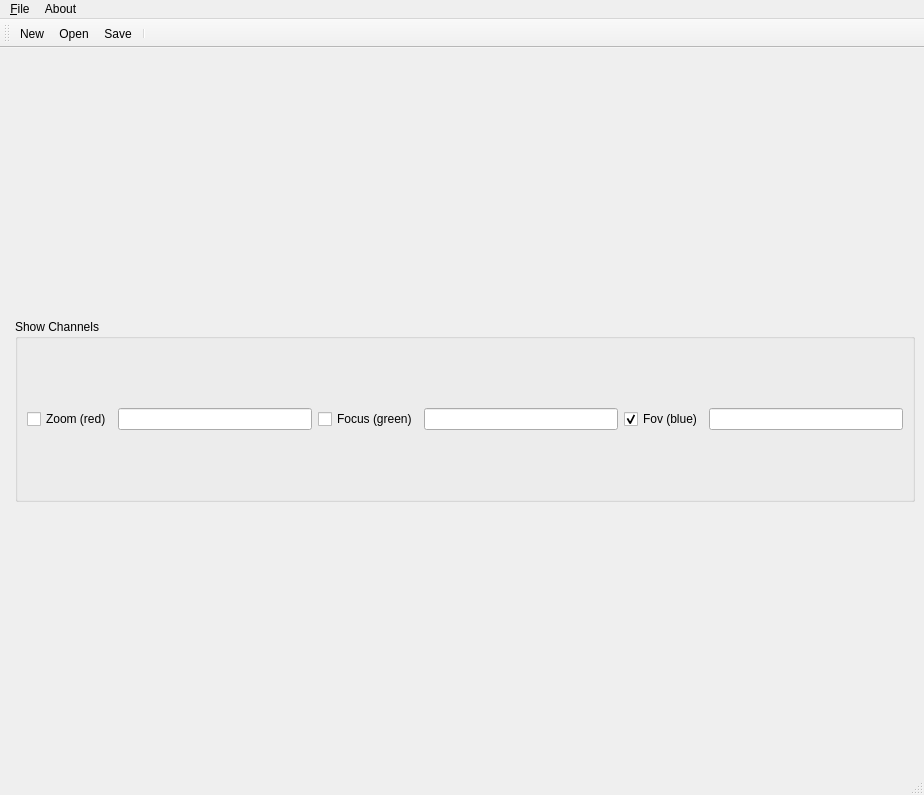
<?xml version="1.0" encoding="UTF-8"?>
<ui version="4.0">
 <class>MainWindow</class>
 <widget class="QMainWindow" name="MainWindow">
  <property name="geometry">
   <rect>
    <x>0</x>
    <y>0</y>
    <width>924</width>
    <height>795</height>
   </rect>
  </property>
  <property name="windowTitle">
   <string>NCam Lens </string>
  </property>
  <property name="documentMode">
   <bool>false</bool>
  </property>
  <property name="dockNestingEnabled">
   <bool>true</bool>
  </property>
  <property name="dockOptions">
   <set>QMainWindow::AllowNestedDocks|QMainWindow::AllowTabbedDocks|QMainWindow::AnimatedDocks</set>
  </property>
  <widget class="QWidget" name="centralwidget">
   <layout class="QHBoxLayout" name="horizontalLayout_2">
    <item>
     <widget class="NCamWidget" name="ncamWidget" native="true"/>
    </item>
    <item>
     <layout class="QVBoxLayout" name="verticalLayout">
      <item>
       <widget class="LensWidget" name="lensWidget" native="true">
        <property name="minimumSize">
         <size>
          <width>512</width>
          <height>256</height>
         </size>
        </property>
       </widget>
      </item>
      <item>
       <widget class="QGroupBox" name="groupBox">
        <property name="title">
         <string>Show Channels</string>
        </property>
        <layout class="QHBoxLayout" name="horizontalLayout">
         <item>
          <widget class="QCheckBox" name="zoomCheckBox">
           <property name="text">
            <string>Zoom (red)</string>
           </property>
          </widget>
         </item>
         <item>
          <widget class="QLineEdit" name="zoomLineEdit">
           <property name="readOnly">
            <bool>true</bool>
           </property>
          </widget>
         </item>
         <item>
          <widget class="QCheckBox" name="focusCheckBox">
           <property name="text">
            <string>Focus (green)</string>
           </property>
          </widget>
         </item>
         <item>
          <widget class="QLineEdit" name="focusLineEdit">
           <property name="readOnly">
            <bool>true</bool>
           </property>
          </widget>
         </item>
         <item>
          <widget class="QCheckBox" name="fovCheckBox">
           <property name="text">
            <string>Fov (blue)</string>
           </property>
           <property name="checked">
            <bool>true</bool>
           </property>
          </widget>
         </item>
         <item>
          <widget class="QLineEdit" name="fovLineEdit">
           <property name="readOnly">
            <bool>true</bool>
           </property>
          </widget>
         </item>
        </layout>
       </widget>
      </item>
      <item>
       <widget class="LensImageWidget" name="lensImage" native="true">
        <property name="minimumSize">
         <size>
          <width>512</width>
          <height>256</height>
         </size>
        </property>
       </widget>
      </item>
     </layout>
    </item>
   </layout>
  </widget>
  <widget class="QMenuBar" name="menubar">
   <property name="geometry">
    <rect>
     <x>0</x>
     <y>0</y>
     <width>924</width>
     <height>21</height>
    </rect>
   </property>
   <widget class="QMenu" name="menuFile">
    <property name="title">
     <string>&amp;File</string>
    </property>
    <addaction name="actionNew"/>
    <addaction name="actionOpen"/>
    <addaction name="separator"/>
    <addaction name="actionSave"/>
    <addaction name="actionSaveAs"/>
    <addaction name="separator"/>
    <addaction name="actionExit"/>
   </widget>
   <widget class="QMenu" name="menuAbout">
    <property name="title">
     <string>About</string>
    </property>
    <addaction name="actionAbout"/>
   </widget>
   <addaction name="menuFile"/>
   <addaction name="menuAbout"/>
  </widget>
  <widget class="QStatusBar" name="statusbar"/>
  <widget class="QToolBar" name="toolBar">
   <property name="sizePolicy">
    <sizepolicy hsizetype="Preferred" vsizetype="Preferred">
     <horstretch>0</horstretch>
     <verstretch>0</verstretch>
    </sizepolicy>
   </property>
   <property name="windowTitle">
    <string>toolBar</string>
   </property>
   <attribute name="toolBarArea">
    <enum>TopToolBarArea</enum>
   </attribute>
   <attribute name="toolBarBreak">
    <bool>false</bool>
   </attribute>
   <addaction name="actionNew"/>
   <addaction name="actionOpen"/>
   <addaction name="actionSave"/>
   <addaction name="separator"/>
  </widget>
  <action name="actionNew">
   <property name="text">
    <string>&amp;New</string>
   </property>
   <property name="shortcut">
    <string>Ctrl+N</string>
   </property>
  </action>
  <action name="actionOpen">
   <property name="text">
    <string>Open</string>
   </property>
   <property name="shortcut">
    <string>Ctrl+O</string>
   </property>
  </action>
  <action name="actionSave">
   <property name="text">
    <string>Save</string>
   </property>
   <property name="shortcut">
    <string>Ctrl+S</string>
   </property>
  </action>
  <action name="actionSaveAs">
   <property name="text">
    <string>Save As</string>
   </property>
   <property name="shortcut">
    <string>Ctrl+Shift+S</string>
   </property>
  </action>
  <action name="actionExit">
   <property name="text">
    <string>Exit</string>
   </property>
   <property name="shortcut">
    <string>Q</string>
   </property>
  </action>
  <action name="actionAbout">
   <property name="text">
    <string>About</string>
   </property>
   <property name="shortcut">
    <string>F1</string>
   </property>
  </action>
 </widget>
 <customwidgets>
  <customwidget>
   <class>NCamWidget</class>
   <extends>QWidget</extends>
   <header>NCamWidget.h</header>
   <container>1</container>
  </customwidget>
  <customwidget>
   <class>LensWidget</class>
   <extends>QWidget</extends>
   <header>LensWidget.h</header>
   <container>1</container>
   <slots>
    <signal>tableUpdated()</signal>
   </slots>
  </customwidget>
  <customwidget>
   <class>LensImageWidget</class>
   <extends>QWidget</extends>
   <header>LensImageWidget.h</header>
   <container>1</container>
   <slots>
    <slot>zoomChannel(int)</slot>
    <slot>focusChannel(int)</slot>
    <slot>fovChannel(int)</slot>
   </slots>
  </customwidget>
 </customwidgets>
 <resources/>
 <connections>
  <connection>
   <sender>actionNew</sender>
   <signal>triggered()</signal>
   <receiver>MainWindow</receiver>
   <slot>fileNew()</slot>
   <hints>
    <hint type="sourcelabel">
     <x>-1</x>
     <y>-1</y>
    </hint>
    <hint type="destinationlabel">
     <x>464</x>
     <y>299</y>
    </hint>
   </hints>
  </connection>
  <connection>
   <sender>actionOpen</sender>
   <signal>triggered()</signal>
   <receiver>MainWindow</receiver>
   <slot>fileOpen()</slot>
   <hints>
    <hint type="sourcelabel">
     <x>-1</x>
     <y>-1</y>
    </hint>
    <hint type="destinationlabel">
     <x>464</x>
     <y>299</y>
    </hint>
   </hints>
  </connection>
  <connection>
   <sender>actionSave</sender>
   <signal>triggered()</signal>
   <receiver>MainWindow</receiver>
   <slot>fileSave()</slot>
   <hints>
    <hint type="sourcelabel">
     <x>-1</x>
     <y>-1</y>
    </hint>
    <hint type="destinationlabel">
     <x>464</x>
     <y>299</y>
    </hint>
   </hints>
  </connection>
  <connection>
   <sender>actionSaveAs</sender>
   <signal>triggered()</signal>
   <receiver>MainWindow</receiver>
   <slot>fileSaveAs()</slot>
   <hints>
    <hint type="sourcelabel">
     <x>-1</x>
     <y>-1</y>
    </hint>
    <hint type="destinationlabel">
     <x>464</x>
     <y>299</y>
    </hint>
   </hints>
  </connection>
  <connection>
   <sender>actionAbout</sender>
   <signal>triggered()</signal>
   <receiver>MainWindow</receiver>
   <slot>aboutDialogShow()</slot>
   <hints>
    <hint type="sourcelabel">
     <x>-1</x>
     <y>-1</y>
    </hint>
    <hint type="destinationlabel">
     <x>464</x>
     <y>299</y>
    </hint>
   </hints>
  </connection>
  <connection>
   <sender>actionExit</sender>
   <signal>triggered()</signal>
   <receiver>MainWindow</receiver>
   <slot>close()</slot>
   <hints>
    <hint type="sourcelabel">
     <x>-1</x>
     <y>-1</y>
    </hint>
    <hint type="destinationlabel">
     <x>461</x>
     <y>320</y>
    </hint>
   </hints>
  </connection>
  <connection>
   <sender>lensWidget</sender>
   <signal>tableUpdated()</signal>
   <receiver>MainWindow</receiver>
   <slot>onTableUpdate()</slot>
   <hints>
    <hint type="sourcelabel">
     <x>689</x>
     <y>230</y>
    </hint>
    <hint type="destinationlabel">
     <x>461</x>
     <y>397</y>
    </hint>
   </hints>
  </connection>
  <connection>
   <sender>zoomCheckBox</sender>
   <signal>stateChanged(int)</signal>
   <receiver>lensImage</receiver>
   <slot>zoomChannel(int)</slot>
   <hints>
    <hint type="sourcelabel">
     <x>491</x>
     <y>415</y>
    </hint>
    <hint type="destinationlabel">
     <x>657</x>
     <y>636</y>
    </hint>
   </hints>
  </connection>
  <connection>
   <sender>fovCheckBox</sender>
   <signal>stateChanged(int)</signal>
   <receiver>lensImage</receiver>
   <slot>fovChannel(int)</slot>
   <hints>
    <hint type="sourcelabel">
     <x>823</x>
     <y>415</y>
    </hint>
    <hint type="destinationlabel">
     <x>657</x>
     <y>636</y>
    </hint>
   </hints>
  </connection>
  <connection>
   <sender>focusCheckBox</sender>
   <signal>stateChanged(int)</signal>
   <receiver>lensImage</receiver>
   <slot>focusChannel(int)</slot>
   <hints>
    <hint type="sourcelabel">
     <x>657</x>
     <y>415</y>
    </hint>
    <hint type="destinationlabel">
     <x>657</x>
     <y>636</y>
    </hint>
   </hints>
  </connection>
 </connections>
 <slots>
  <slot>fileOpen()</slot>
  <slot>fileSave()</slot>
  <slot>fileSaveAs()</slot>
  <slot>aboutDialogShow()</slot>
  <slot>fileNew()</slot>
  <slot>onTableUpdate()</slot>
  <slot>updateSample(double,double,double,double)</slot>
 </slots>
</ui>
